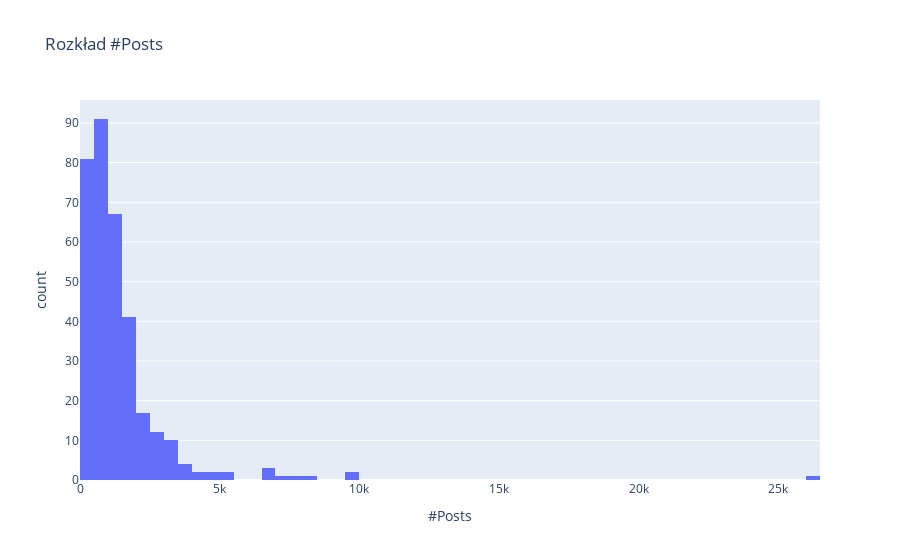
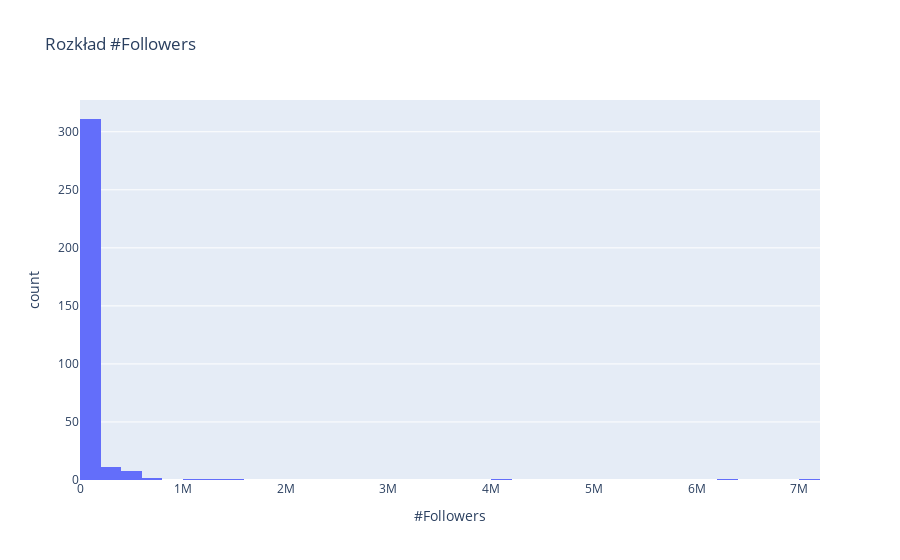
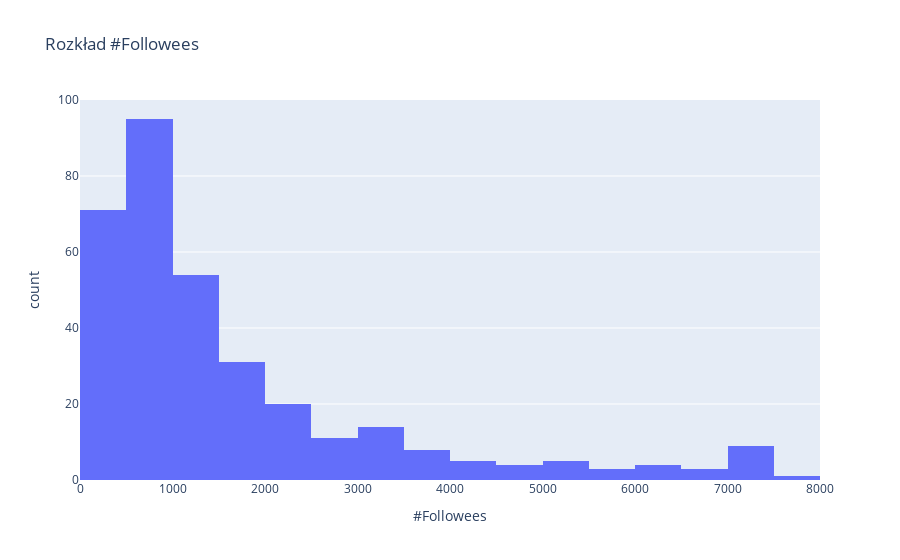

Notebook code for these charts, in order:
### Code cell
fig1 = px.histogram(df, x='#Posts', title='Rozkład #Posts')
fig2 = px.histogram(df, x='#Followers', title='Rozkład #Followers')
fig3 = px.histogram(df, x='#Followees', title='Rozkład #Followees')

# Wyświetlanie wykresów
fig1.show()
fig2.show()
fig3.show()

### Figure 1 — Plotly figure (JSON) as saved in the notebook; plotly's stock layout.template omitted (floating-point values rounded to 4 significant figures; data arrays with more than 128 entries replaced by an {"elided": "..."} marker saying what was removed)
{"data": [{"alignmentgroup": "True", "bingroup": "x", "hovertemplate": "#Posts=%{x}<br>count=%{y}<extra></extra>", "legendgroup": "", "marker": {"color": "#636efa", "pattern": {"shape": ""}}, "name": "", "offsetgroup": "", "orientation": "v", "showlegend": false, "type": "histogram", "x": {"elided": "338 int values"}, "xaxis": "x", "yaxis": "y"}], "layout": {"barmode": "relative", "legend": {"tracegroupgap": 0}, "title": {"text": "Rozkład #Posts"}, "xaxis": {"anchor": "y", "domain": [0, 1], "title": {"text": "#Posts"}}, "yaxis": {"anchor": "x", "domain": [0, 1], "title": {"text": "count"}}}}

### Figure 2 — Plotly figure (JSON) as saved in the notebook; plotly's stock layout.template omitted (floating-point values rounded to 4 significant figures; data arrays with more than 128 entries replaced by an {"elided": "..."} marker saying what was removed)
{"data": [{"alignmentgroup": "True", "bingroup": "x", "hovertemplate": "#Followers=%{x}<br>count=%{y}<extra></extra>", "legendgroup": "", "marker": {"color": "#636efa", "pattern": {"shape": ""}}, "name": "", "offsetgroup": "", "orientation": "v", "showlegend": false, "type": "histogram", "x": {"elided": "338 int values"}, "xaxis": "x", "yaxis": "y"}], "layout": {"barmode": "relative", "legend": {"tracegroupgap": 0}, "title": {"text": "Rozkład #Followers"}, "xaxis": {"anchor": "y", "domain": [0, 1], "title": {"text": "#Followers"}}, "yaxis": {"anchor": "x", "domain": [0, 1], "title": {"text": "count"}}}}

### Figure 3 — Plotly figure (JSON) as saved in the notebook; plotly's stock layout.template omitted (floating-point values rounded to 4 significant figures; data arrays with more than 128 entries replaced by an {"elided": "..."} marker saying what was removed)
{"data": [{"alignmentgroup": "True", "bingroup": "x", "hovertemplate": "#Followees=%{x}<br>count=%{y}<extra></extra>", "legendgroup": "", "marker": {"color": "#636efa", "pattern": {"shape": ""}}, "name": "", "offsetgroup": "", "orientation": "v", "showlegend": false, "type": "histogram", "x": {"elided": "338 int values"}, "xaxis": "x", "yaxis": "y"}], "layout": {"barmode": "relative", "legend": {"tracegroupgap": 0}, "title": {"text": "Rozkład #Followees"}, "xaxis": {"anchor": "y", "domain": [0, 1], "title": {"text": "#Followees"}}, "yaxis": {"anchor": "x", "domain": [0, 1], "title": {"text": "count"}}}}
